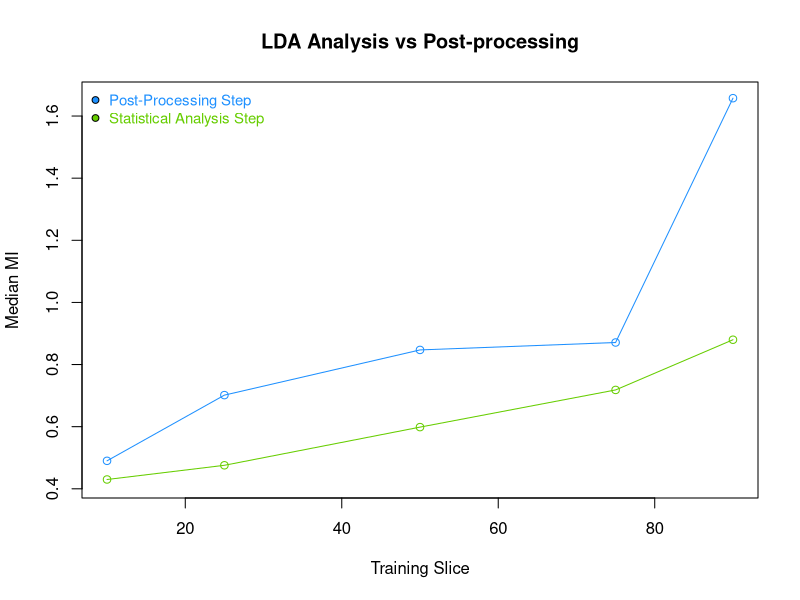

R code for this plot:
x_axis = c(10,25,50,75,90)
ldaPreproc = c(0.4300, 0.4757, 0.5986, 0.7183, 0.8799)
ldaPostproc = c(0.4901, 0.7016, 0.8471, 0.8710, 1.6575)

plot(x_axis, ldaPostproc, main="LDA Analysis vs Post-processing", col="dodgerblue1", xlab="Training Slice", ylab="Median MI", ylim=c(0.4200,1.66))
lines(x_axis, ldaPostproc, col="dodgerblue1")
points(x_axis,ldaPreproc, col="chartreuse3")
lines(x_axis, ldaPreproc, col="chartreuse3")

legend("topleft", cex=0.9, bty="n", legend=c("Post-Processing Step", "Statistical Analysis Step"), text.col=c("dodgerblue1", "chartreuse3"), pt.bg=c("dodgerblue1", "chartreuse3"), pch=c(21,21))